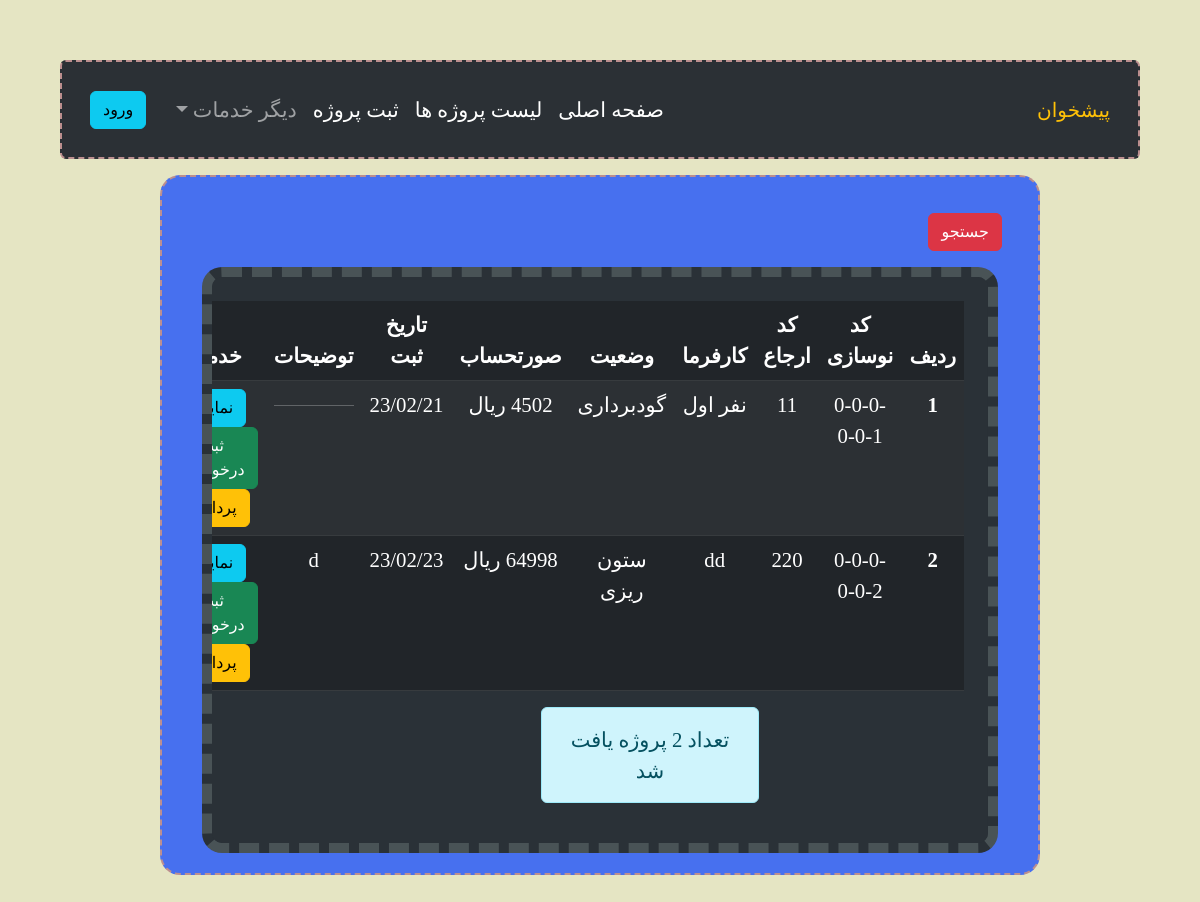
The app's page /accounts/project/list/, older data.
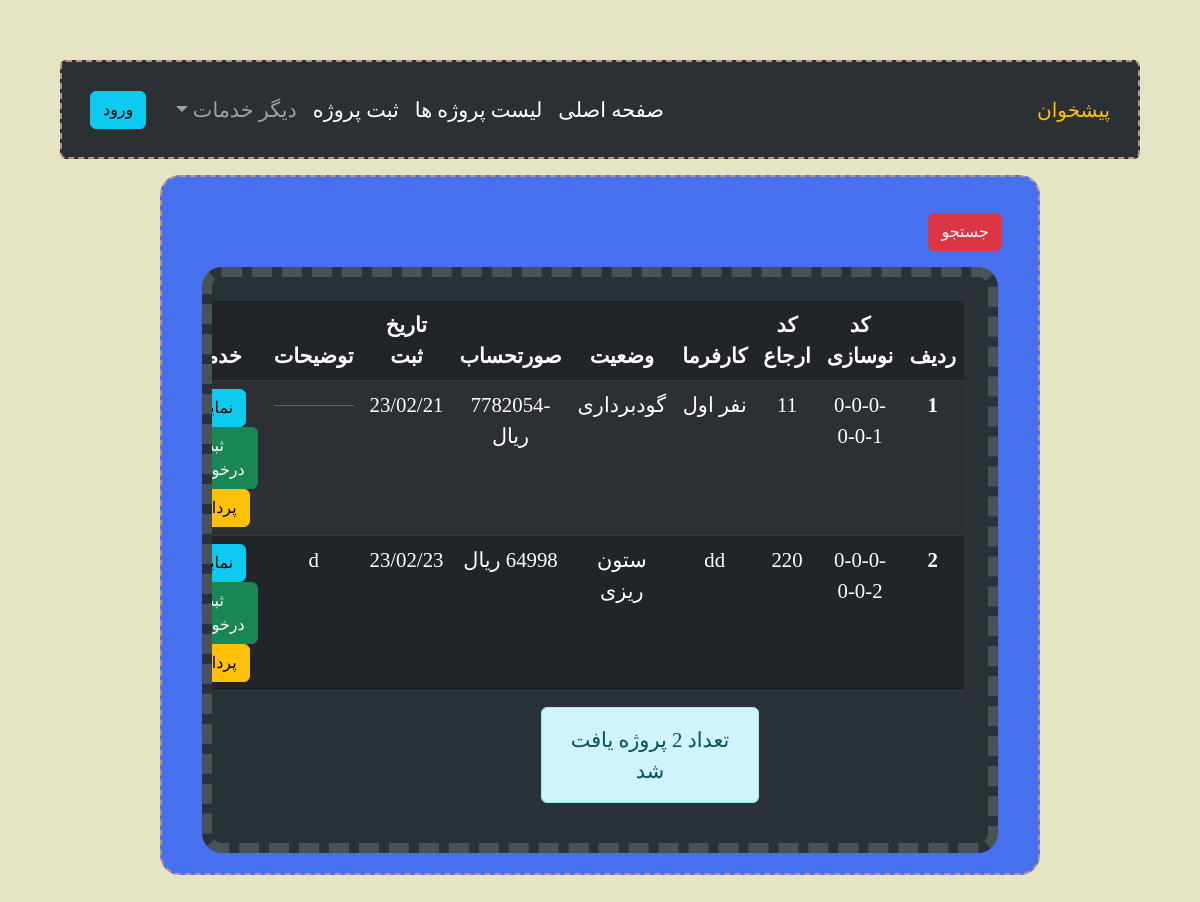
The same page, newer data.
### accounts/models.py (models this page shows, shortened)
class project(models.Model):
    class Meta:
        verbose_name = 'پروژه'
        verbose_name_plural = 'پروژه'
    code_p = models.CharField("کد نوسازی", null=False, default='0-0-0-0-0-0', max_length=50)
    code_erg = models.CharField("کد ارجاع", null=False, default='0', max_length=50)
    add_time = models.DateTimeField('زمان ثبت', auto_now_add=True)
    bill = models.IntegerField('صورتحساب', null=False, default=0)
    construction = 7
    land = 8
    project_finish = 9
    loading_beam = 6
    columnarization = 5
    Destruction = 1
    Foundation_concreting = 4
    Excavation = 2
    foundation = 3
    status_choices = (
        (1, 'تخریب'),
        (2, 'گودبرداری'),
        (3, 'چینش فندانسیون'),
        (4, 'بتن ریزی فندانسیون'),
        (5, 'ستون ریزی'),
        (6, 'تیر ریزی'),
        (7, 'درحال ساخت'),
        (8, 'زمین خالی'),
        (9, 'متفرقه')
    )
    status = models.IntegerField('وضعیت پروژه', choices=status_choices, default=9)
    description = models.TextField(verbose_name="توضیحات", blank=True)
    manager = models.CharField("سازنده", null=False, max_length=50)
    pass

### accounts/views.py (the view)
# urls.py: path('project/list/', views.Projectlist, name='project_list'),
def Projectlist(request):
    search_box = SearchForm(request.GET)
    objects = project.objects.all()
    if search_box.is_valid():
        if search_box.cleaned_data['code_p']:
            objects = objects.filter(code_p__contains=search_box.cleaned_data['code_p'])
        if search_box.cleaned_data['code_e']:
            objects = objects.filter(code_erg__contains=search_box.cleaned_data['code_e'])
        if search_box.cleaned_data['manger']:
            objects = objects.filter(manager__contains=search_box.cleaned_data['manger'])
    num = objects.count()
    context = {
        'objects': objects,
        'num': num,
        'search_box': search_box
    }
    return render(request, 'accounts/project_list.html', context)

### accounts/templates/accounts/project_list.html (shortened to what this page needs)
{% extends "accounts/Base_template_accounts.html" %}
{% load jalali_tags %}
{% block main-content %}
    <div class="main-div">
        <button class="btn btn-danger m-3 " type="button" data-bs-toggle="collapse" data-bs-target="#collapseExample" aria-expanded="false" aria-controls="collapseExample">
            جستجو
        </button>
        <div class=" second-div p-4 text-center">
            <table class="table table-dark table-hover table-striped">
                <thead>
                <tr>
                    <th scope="col">ردیف</th>
                    <th scope="col">کد نوسازی</th>
                    <th scope="col">کد ارجاع</th>
                    <th scope="col">کارفرما</th>
                    <th scope="col">وضعیت</th>
                    <th scope="col">صورتحساب</th>
                    <th scope="col">تاریخ ثبت</th>
                    <th scope="col">توضیحات</th>
                    <th scope="col">خدمات</th>
                </tr>
                </thead>
                <tbody>
                {% for obj in objects %}
                        <tr class="">
                            <th scope="row"></th>
                            <td>{{ obj.code_p }}</td>
                            <td>{{ obj.code_erg }}</td>
                            <td>{{ obj.manager }}</td>
                            <td>{{ obj.get_status_display }}</td>
                            <td>{{ obj.bill }}  ریال </td>
                            <td>{{ obj.add_time|date:"y/m/d" }}</td>
                            <td>
                                {% if obj.description %}
                                    {{ obj.description }}
                                {% else %}
                                    <hr>
                                {% endif %}
                            </td>
                            <td>
                                <a class="btn btn-info" href="{% url "accounts:project" project_id=obj.id %}">
                                    نمایش
                                </a>
                                <a class="btn btn-success" href="{% url "works:services_new" project_id=obj.id %}">
                                    ثبت درخواست
                                </a>
                                <a class="btn btn-warning" href="{% url "accounts:new_payment" project_id=obj.id %}">
                                     پرداخت
                                </a>
                            </td>
                        </tr>
                {% endfor %}
                </tbody>
            </table>
            <div class=" d-flex justify-content-center text-center ">
                <p class="alert alert-info my-alert">تعداد {{ num }} پروژه یافت شد </p>
            </div>
        </div>
    </div>
{% endblock %}

### accounts/templates/accounts/Base_template_accounts.html (shortened to what this page needs)
{% load static %}
{% load jalali_tags %}
<!DOCTYPE html>
<html lang="fa" dir="rtl">
<head>
    <link href="https://cdn.jsdelivr.net/npm/bootstrap@5.3.0-alpha1/dist/css/bootstrap.min.css" rel="stylesheet"
>
    <link rel="stylesheet" type="text/css" href="{% static "accounts/css/bootstrap-datepicker.css" %}" >
    <link rel="stylesheet" type="text/css" href="{% static "accounts/css/main.css" %}" >
</head>
<body>
    <nav class="navbar navbar-dark bg-dark navbar-expand-lg bg-body-tertiary mb-3 rounded" data-bs-theme="dark" id="mynav">
        <div class="container-fluid py-3">
            <a class="navbar-brand text-warning" href="#">
                پیشخوان
            </a>
            <div class="collapse navbar-collapse" id="navbarSupportedContent">
                <ul class="navbar-nav me-auto mb-2 mb-lg-0">
                    <li class="nav-item">
                        <a class="nav-link active" aria-current="page" href="{% url "index" %}">صفحه اصلی </a>
                    </li>
                    <li class="nav-item">
                        <a class="nav-link active" href="{% url "accounts:project_list" %}">لیست  پروژه ها</a>
                    </li>
                    <li class="nav-item">
                        <a class="nav-link active" href="{% url "accounts:project_new" %}">ثبت پروژه</a>
                    </li>
                    <li class="nav-item active dropdown">
                        <a class="nav-link dropdown-toggle" href="#" role="button" data-bs-toggle="dropdown" aria-expanded="false">
                            دیگر خدمات
                        </a>
                    </li>
                </ul>
                {% if user.is_authenticated %}
                <a class="btn btn-danger mx-3" href="{% url "accounts:logout" %}">خروج</a>
                {% else %}
                <a class="btn btn-info mx-3" href="{% url "accounts:login" %}">ورود</a>
                {% endif %}
            </div>
        </div>
    </nav>
    {% block main-content %}{% endblock %}
    <link rel="stylesheet" href="https://cdn.jsdelivr.net/npm/bootstrap-icons@1.10.3/font/bootstrap-icons.css">
</body>
</html>

### accounts/Static/accounts/css/main.css (style rules this page uses)
body { margin: 60px; background-color: #e5e5c3; padding: 0px ; font-size: 130%; font-family: "Times New Roman", Tahoma; }
#mynav { border: 2px dashed rosybrown; }
.main-div { margin-right: 100px; border: 2px dashed rosybrown; margin-left: 100px; padding: 20px; background-color: #4770ef; color: #FFEB70; overflow: auto; min-width: 250px; text-overflow: ellipsis; border-radius: 20px; }
.second-div { background-color: #2a3137; padding: 20px 20px 10px 10px; border-radius: 20px; margin:0 20px ; overflow: auto; text-overflow: ellipsis; border: 10px dashed #495356; }
.my-alert { width: 30%; height: auto; margin-left: 100px }

Row changes from the older to the newer data that the page shows:
changed project "نفر اول": bill (not shown) → "-7782054"
